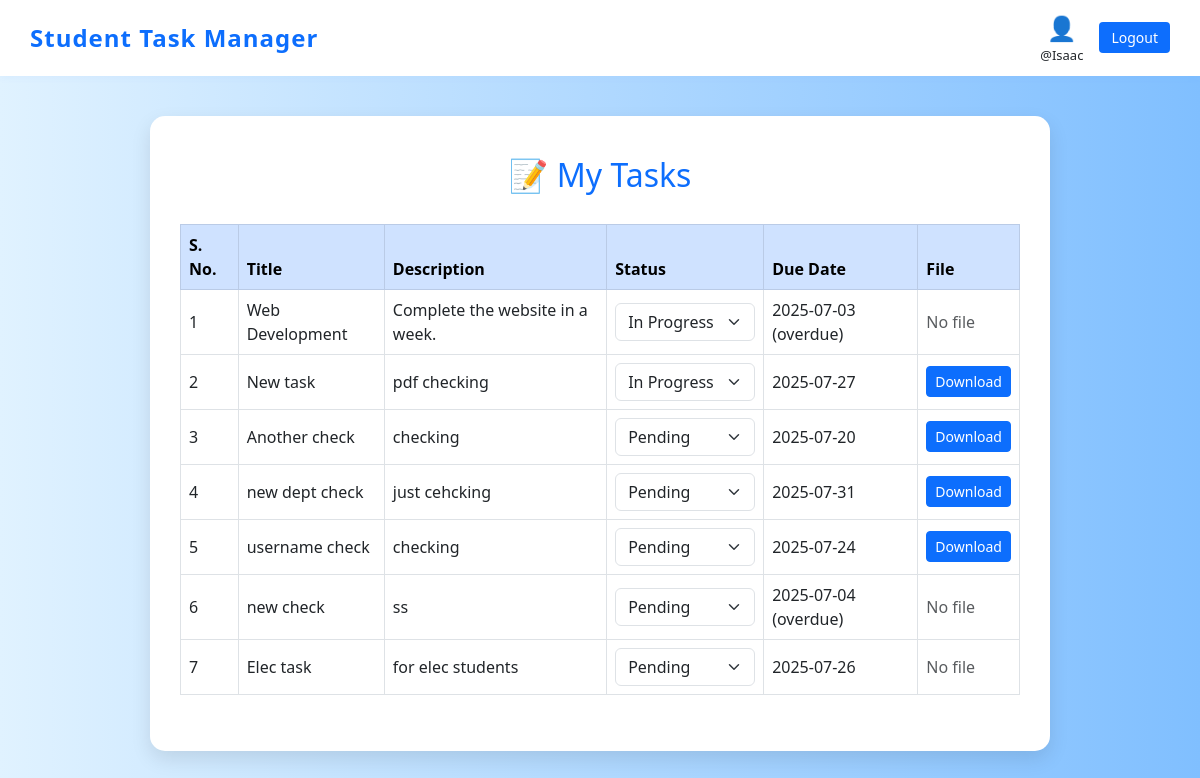
Page /my_tasks.php (signed in) on the committed database.
### tables this page shows
CREATE TABLE `tasks` (
  `id` int(11) NOT NULL,
  `title` varchar(100) NOT NULL,
  `description` text DEFAULT NULL,
  `assigned_to` int(11) DEFAULT NULL,
  `username` varchar(30) NOT NULL,
  `department` varchar(30) NOT NULL,
  `due_date` date DEFAULT NULL,
  `status` enum('pending','in_progress','completed') DEFAULT 'pending',
  `created_at` timestamp NOT NULL DEFAULT current_timestamp(),
  `file_path` varchar(255) DEFAULT NULL
);

### my_tasks.php (the view, shortened to what this page needs)
<?php
include 'partials/new_dbconnect.php';
$rollno = $_SESSION['rollno'];
$sql = "SELECT * FROM tasks WHERE assigned_to = '$rollno' and `status`!= 'completed' ";
$tasks = mysqli_query($conn, $sql);
?>
<!DOCTYPE html>
<html lang="en">
<head>
    <link href="https://cdn.jsdelivr.net/npm/bootstrap@5.3.0/dist/css/bootstrap.min.css" rel="stylesheet"/>
</head>
<body>
<nav class="navbar navbar-custom">
    <span class="navbar-brand">Student Task Manager</span>
    <div class="d-flex align-items-center gap-3">
        <div class="text-center">
            <div style="font-size: 24px; color: #0d6efd;">👤</div>
            <div style="font-size: 13px;">
                @<?= isset($_SESSION['username']) ? $_SESSION['username'] : 'User' ?>
            </div>
        </div>
        <button class="btn-logout" onclick="location.href='logout.php'">Logout</button>
    </div>
</nav>
<div class="dashboard-container">
    <h2>📝 My Tasks</h2>
<table class="table table-bordered align-middle">
    <thead class="table-primary">
        <tr>
            <th>S. No.</th>
            <th>Title</th>
            <th>Description</th>
            <th>Status</th>
            <th>Due Date</th>
            <th>File</th>
        </tr>
    </thead>
    <tbody>
        <?php
        $serial = 1;
        if (mysqli_num_rows($tasks) > 0) {
            while ($task= mysqli_fetch_assoc($tasks)) {
                echo "<tr>";
                echo "<td>" . $serial++ . "</td>";
                echo "<td>" . $task['title'] . "</td>";
                echo "<td>" . $task['description'] . "</td>";
                echo "<td>
                        <select class='form-select status-dropdown' data-task-id='" . $task['id'] . "'>
                            <option value='pending'" . ($task['status'] == 'pending' ? ' selected' : '') . ">Pending</option>
                            <option value='in_progress'" . ($task['status'] == 'in_progress' ? ' selected' : '') . ">In Progress</option>
                        </select>
                    </td>";
                $status = $task['status'];
                $dueDate = strtotime($task['due_date']);
                $now = strtotime(date('Y-m-d'));
                if ($dueDate >= $now and $status != 'completed') {
                    echo "<td>" . $task['due_date'] . "</td>";
                }
                else{
                    echo "<td>" . $task['due_date'] . " (overdue) </td>";
                }
                echo "<td>";
                if (!empty($task['file_path'])) {
                    $fileName = basename($task['file_path']);
                    $fileUrl = "/loginsystem/tasks/uploads/" . $fileName;
                    echo "<a href='$fileUrl' class='btn btn-primary btn-sm' download>Download</a>";
                } else {
                    echo "<span class='text-muted'>No file</span>";
                }
                echo "</td>";
                echo "</tr>";
            }
        } else {
            echo "<tr><td colspan='7' class='text-center'>No tasks found.</td></tr>";
        }
        ?>
    </tbody>
</table>
</div>
</body>
</html>

### my_tasks.php (style rules this page uses)
body { font-family: 'Segoe UI', sans-serif; background: linear-gradient(to right, #e0f2ff, #80bfff); margin: 0; }
.navbar-custom { background: #fff; padding: 10px 30px; box-shadow: 0 2px 8px rgba(13, 110, 253, 0.04); display: flex; justify-content: space-between; align-items: center; }
.navbar-brand { font-weight: bold; color: #0d6efd; font-size: 1.5rem; letter-spacing: 1px; }
.btn-logout { background: #0d6efd; color: white; border: none; border-radius: 4px; padding: 5px 12px; font-size: 14px; }
.dashboard-container { max-width: 900px; margin: 40px auto; background: #fff; border-radius: 15px; box-shadow: 0 8px 20px rgba(0,0,0,0.1); padding: 40px 30px; }
h2 { color: #0d6efd; margin-bottom: 30px; text-align: center; }
select.form-select { min-width: 140px; }

### rows in the picture
tasks: title "Web Development", description "Complete the website in a week.", status+id "In Progress", due_date "2025-07-03", shows "No file"
tasks: title "New task", description "pdf checking", status+id "In Progress", due_date "2025-07-27"
tasks: title "Another check", description "checking", status+id "Pending", due_date "2025-07-20"
tasks: title "new dept check", description "just cehcking", status+id "Pending", due_date "2025-07-31"
tasks: title "username check", description "checking", status+id "Pending", due_date "2025-07-24"
tasks: title "new check", description "ss", status+id "Pending", due_date "2025-07-04", file_path "No file"
tasks: title "Elec task", description "for elec students", status+id "Pending", due_date "2025-07-26", file_path "No file"

### other values in the picture
$_SESSION['username'] "Isaac"
